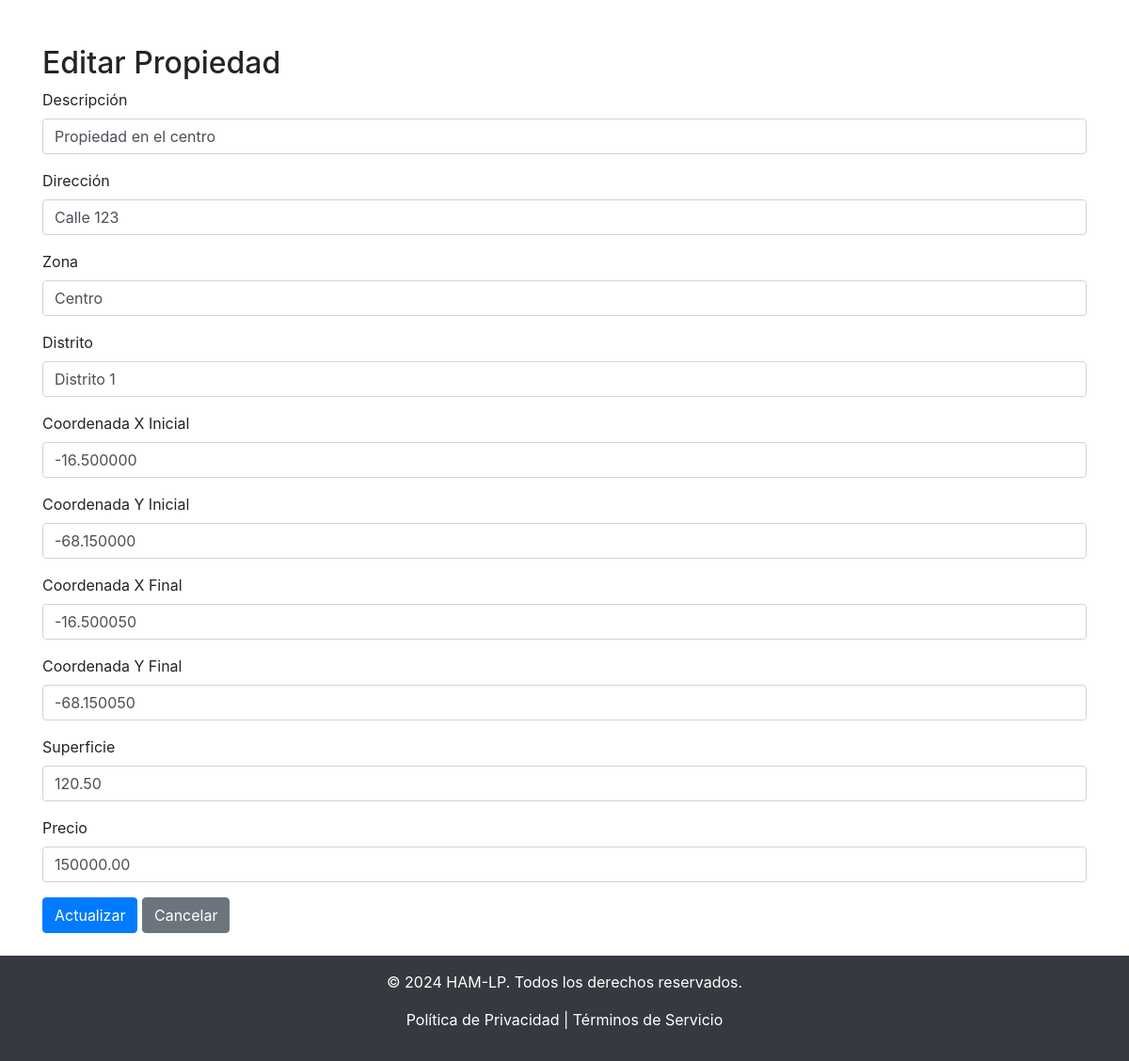
The app's page /editar_propiedad.php?id=300000 (signed in) with its own data.
### tables this page shows
CREATE TABLE `propiedades` (
  `id` int(11) NOT NULL CHECK (`id` between 100000 and 300000),
  `descripcion` varchar(255) NOT NULL,
  `direccion` varchar(255) DEFAULT NULL,
  `zona` varchar(50) NOT NULL,
  `distrito` varchar(50) NOT NULL,
  `x_ini` decimal(10,6) NOT NULL,
  `y_ini` decimal(10,6) NOT NULL,
  `x_fin` decimal(10,6) NOT NULL,
  `y_fin` decimal(10,6) NOT NULL,
  `superficie` decimal(10,2) NOT NULL,
  `precio` decimal(10,2) DEFAULT NULL,
  `ci` int(11) NOT NULL,
  `fecha_registro` timestamp NOT NULL DEFAULT current_timestamp()
);

### editar_propiedad.php (the view, shortened to what this page needs)
<?php
include('db_connection.php');
$id = $_GET['id'];
$sql = "SELECT * FROM propiedades WHERE id = ?";
$stmt = $conn->prepare($sql);
$stmt->bind_param("i", $id);
$stmt->execute();
$result = $stmt->get_result();
$propiedad = $result->fetch_assoc();
?>
<!DOCTYPE html>
<html lang="es">
<head>
    <link rel="stylesheet" href="https://stackpath.bootstrapcdn.com/bootstrap/4.5.2/css/bootstrap.min.css">
</head>
<body>
    <div class="container mt-5">
        <h2>Editar Propiedad</h2>
        <form method="POST">
            <div class="form-group">
                <label for="descripcion">Descripción</label>
                <input type="text" class="form-control" id="descripcion" name="descripcion" value="<?php echo htmlspecialchars($propiedad['descripcion']); ?>" required>
            </div>
            <div class="form-group">
                <label for="direccion">Dirección</label>
                <input type="text" class="form-control" id="direccion" name="direccion" value="<?php echo htmlspecialchars($propiedad['direccion']); ?>" required>
            </div>
            <div class="form-group">
                <label for="zona">Zona</label>
                <input type="text" class="form-control" id="zona" name="zona" value="<?php echo htmlspecialchars($propiedad['zona']); ?>" required>
            </div>
            <div class="form-group">
                <label for="distrito">Distrito</label>
                <input type="text" class="form-control" id="distrito" name="distrito" value="<?php echo htmlspecialchars($propiedad['distrito']); ?>" required>
            </div>
            <div class="form-group">
                <label for="x_ini">Coordenada X Inicial</label>
                <input type="text" class="form-control" id="x_ini" name="x_ini" value="<?php echo htmlspecialchars($propiedad['x_ini']); ?>" required>
            </div>
            <div class="form-group">
                <label for="y_ini">Coordenada Y Inicial</label>
                <input type="text" class="form-control" id="y_ini" name="y_ini" value="<?php echo htmlspecialchars($propiedad['y_ini']); ?>" required>
            </div>
            <div class="form-group">
                <label for="x_fin">Coordenada X Final</label>
                <input type="text" class="form-control" id="x_fin" name="x_fin" value="<?php echo htmlspecialchars($propiedad['x_fin']); ?>" required>
            </div>
            <div class="form-group">
                <label for="y_fin">Coordenada Y Final</label>
                <input type="text" class="form-control" id="y_fin" name="y_fin" value="<?php echo htmlspecialchars($propiedad['y_fin']); ?>" required>
            </div>
            <div class="form-group">
                <label for="superficie">Superficie</label>
                <input type="text" class="form-control" id="superficie" name="superficie" value="<?php echo htmlspecialchars($propiedad['superficie']); ?>" required>
            </div>
            <div class="form-group">
                <label for="precio">Precio</label>
                <input type="text" class="form-control" id="precio" name="precio" value="<?php echo htmlspecialchars($propiedad['precio']); ?>" required>
            </div>
            <button type="submit" class="btn btn-primary">Actualizar</button>
            <a href="dashboard.php" class="btn btn-secondary">Cancelar</a>
        </form>
    </div>
    <footer class="bg-dark text-white text-center py-3 mt-4">
        <div class="container">
            <p>&copy; 2024 HAM-LP. Todos los derechos reservados.</p>
            <p>
                <a href="#" class="text-white">Política de Privacidad</a> |
                <a href="#" class="text-white">Términos de Servicio</a>
            </p>
        </div>
    </footer>
</body>
</html>

### records on screen
propiedades: descripcion "Propiedad en el centro", direccion "Calle 123", zona "Centro", distrito "Distrito 1", x_ini "-16.500000", y_ini "-68.150000", x_fin "-16.500050", y_fin "-68.150050", superficie "120.50", precio "150000.00"
